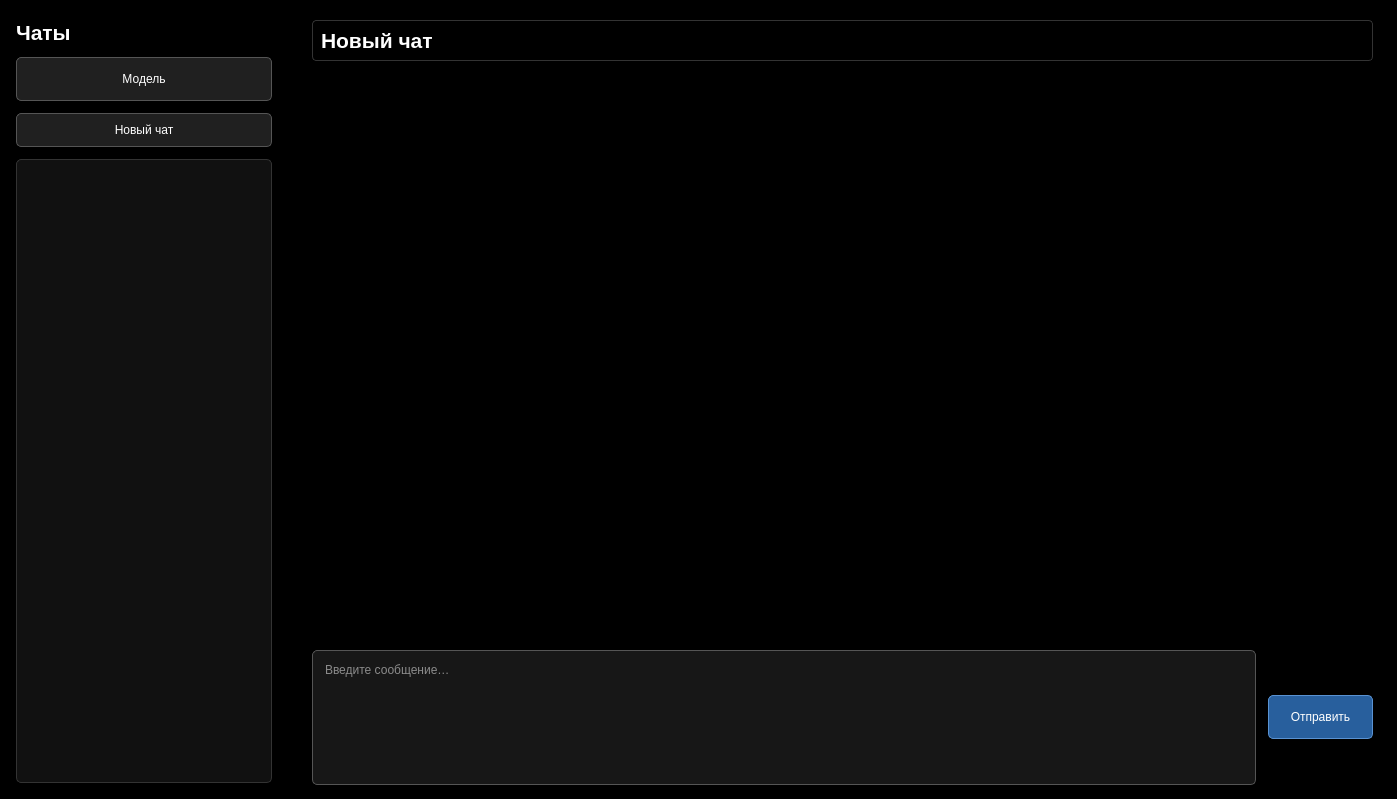
<?xml version="1.0" encoding="UTF-8"?>
<ui version="4.0">
 <class>ChatWindow</class>
 <widget class="QMainWindow" name="ChatWindow">
  <property name="geometry">
   <rect>
    <x>0</x>
    <y>0</y>
    <width>1397</width>
    <height>799</height>
   </rect>
  </property>
  <property name="minimumSize">
   <size>
    <width>880</width>
    <height>620</height>
   </size>
  </property>
  <property name="windowTitle">
   <string>Лицей Чат</string>
  </property>
  <property name="styleSheet">
   <string notr="true">QWidget { background: #000000; color: #ffffff; }
QLabel { background: transparent; color: #ffffff; }
QPushButton { padding: 9px; border: 1px solid #555555; border-radius: 5px; background: #202020; color: #ffffff; }
QPushButton:hover { background: #303030; }
QPushButton:disabled { color: #aaaaaa; background: #171717; }
QListWidget { background: #111111; color: #ffffff; border: 1px solid #333333; border-radius: 5px; }
QListWidget::item { padding: 12px 6px; color: #ffffff; }
QListWidget::item:selected { color: #ffffff; background: #3b3b3b; }
QTextEdit { background: #171717; color: #ffffff; border: 1px solid #555555; border-radius: 5px; padding: 8px; }
QPushButton#sendButton { background: #285f9d; color: #ffffff; border-color: #5992d2; }
QPushButton#sendButton:disabled { background: #303030; color: #bbbbbb; }
QScrollBar:vertical { background: #111111; width: 12px; }
QScrollBar::handle:vertical { background: #555555; min-height: 24px; border-radius: 5px; }</string>
  </property>
  <widget class="QWidget" name="centralwidget">
   <layout class="QHBoxLayout" name="mainLayout" stretch="0,1">
    <property name="spacing">
     <number>0</number>
    </property>
    <property name="leftMargin">
     <number>0</number>
    </property>
    <property name="topMargin">
     <number>0</number>
    </property>
    <property name="rightMargin">
     <number>0</number>
    </property>
    <property name="bottomMargin">
     <number>0</number>
    </property>
    <item>
     <layout class="QVBoxLayout" name="sidebarLayout">
      <property name="spacing">
       <number>12</number>
      </property>
      <property name="leftMargin">
       <number>16</number>
      </property>
      <property name="topMargin">
       <number>20</number>
      </property>
      <property name="rightMargin">
       <number>16</number>
      </property>
      <property name="bottomMargin">
       <number>16</number>
      </property>
      <item>
       <widget class="QLabel" name="sidebarTitle">
        <property name="styleSheet">
         <string notr="true">font-size: 21px; font-weight: bold;</string>
        </property>
        <property name="text">
         <string>Чаты</string>
        </property>
       </widget>
      </item>
      <item>
       <widget class="QPushButton" name="modelButton">
        <property name="minimumSize">
         <size>
          <width>0</width>
          <height>44</height>
         </size>
        </property>
        <property name="text">
         <string>Модель</string>
        </property>
       </widget>
      </item>
      <item>
       <widget class="QPushButton" name="newChatButton">
        <property name="text">
         <string>Новый чат</string>
        </property>
       </widget>
      </item>
      <item>
       <widget class="QListWidget" name="chatsList">
        <property name="horizontalScrollBarPolicy">
         <enum>Qt::ScrollBarPolicy::ScrollBarAlwaysOff</enum>
        </property>
        <property name="textElideMode">
         <enum>Qt::TextElideMode::ElideRight</enum>
        </property>
       </widget>
      </item>
     </layout>
    </item>
    <item>
     <layout class="QVBoxLayout" name="chatLayout" stretch="0,1,0">
      <property name="spacing">
       <number>12</number>
      </property>
      <property name="leftMargin">
       <number>24</number>
      </property>
      <property name="topMargin">
       <number>20</number>
      </property>
      <property name="rightMargin">
       <number>24</number>
      </property>
      <property name="bottomMargin">
       <number>14</number>
      </property>
      <item>
       <widget class="QLineEdit" name="chatTitleEdit">
        <property name="styleSheet">
         <string notr="true">QLineEdit { font-size: 21px; font-weight: bold; color: #ffffff; background: #000000; border: 1px solid #333333; border-radius: 4px; padding: 6px; }
QLineEdit:focus { border-color: #75a8e0; }</string>
        </property>
        <property name="text">
         <string>Новый чат</string>
        </property>
        <property name="maxLength">
         <number>80</number>
        </property>
       </widget>
      </item>
      <item>
       <widget class="QScrollArea" name="messagesScroll">
        <property name="frameShape">
         <enum>QFrame::Shape::NoFrame</enum>
        </property>
        <property name="horizontalScrollBarPolicy">
         <enum>Qt::ScrollBarPolicy::ScrollBarAlwaysOff</enum>
        </property>
        <property name="widgetResizable">
         <bool>true</bool>
        </property>
        <widget class="QWidget" name="messagesWidget">
         <property name="geometry">
          <rect>
           <x>0</x>
           <y>0</y>
           <width>1094</width>
           <height>390</height>
          </rect>
         </property>
         <layout class="QVBoxLayout" name="messagesLayout">
          <property name="spacing">
           <number>5</number>
          </property>
         </layout>
        </widget>
       </widget>
      </item>
      <item>
       <layout class="QHBoxLayout" name="composerLayout" stretch="1,0">
        <item>
         <widget class="QTextEdit" name="inputEdit">
          <property name="minimumSize">
           <size>
            <width>0</width>
            <height>105</height>
           </size>
          </property>
          <property name="maximumSize">
           <size>
            <width>16777215</width>
            <height>135</height>
           </size>
          </property>
          <property name="acceptRichText">
           <bool>false</bool>
          </property>
          <property name="placeholderText">
           <string>Введите сообщение…</string>
          </property>
         </widget>
        </item>
        <item>
         <widget class="QPushButton" name="sendButton">
          <property name="minimumSize">
           <size>
            <width>105</width>
            <height>44</height>
           </size>
          </property>
          <property name="text">
           <string>Отправить</string>
          </property>
          <property name="autoDefault">
           <bool>false</bool>
          </property>
         </widget>
        </item>
       </layout>
      </item>
     </layout>
    </item>
   </layout>
  </widget>
 </widget>
 <resources/>
 <connections/>
</ui>
